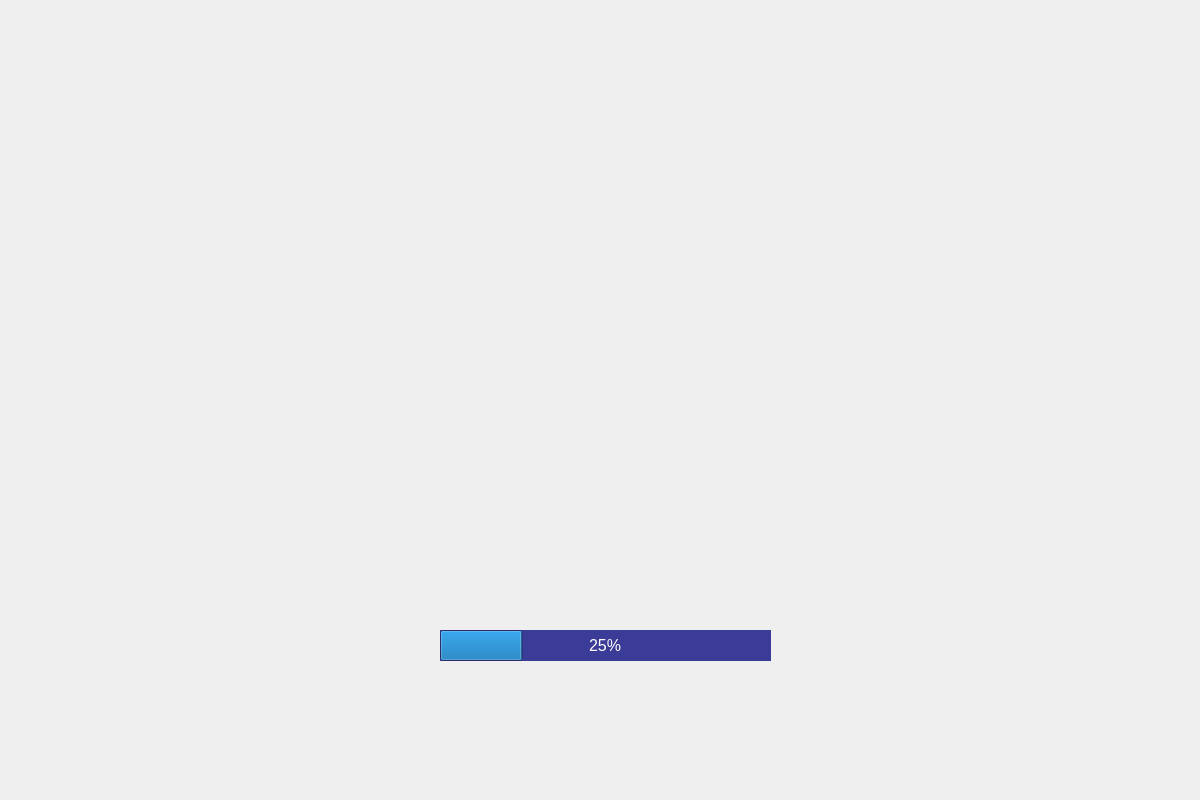
<?xml version="1.0" encoding="UTF-8"?>
<ui version="4.0">
 <class>Form</class>
 <widget class="QWidget" name="Form">
  <property name="geometry">
   <rect>
    <x>0</x>
    <y>0</y>
    <width>1200</width>
    <height>800</height>
   </rect>
  </property>
  <property name="minimumSize">
   <size>
    <width>1200</width>
    <height>800</height>
   </size>
  </property>
  <property name="maximumSize">
   <size>
    <width>1200</width>
    <height>800</height>
   </size>
  </property>
  <property name="windowTitle">
   <string>Form</string>
  </property>
  <property name="styleSheet">
   <string notr="true">background-image: url(:/asset/Mockup/custom – 1.png);
QProgressBar::chuck {
	border-radius: 16px;
}</string>
  </property>
  <widget class="QProgressBar" name="progressBar">
   <property name="geometry">
    <rect>
     <x>440</x>
     <y>630</y>
     <width>331</width>
     <height>31</height>
    </rect>
   </property>
   <property name="styleSheet">
    <string notr="true">background-color: #3B3B98;
color: #ffffff;
border-radius: 16px;
text-align: center;
font-size: 16px;</string>
   </property>
   <property name="value">
    <number>25</number>
   </property>
  </widget>
 </widget>
 <resources>
  <include location="../bobotin.qrc"/>
 </resources>
 <connections/>
</ui>
